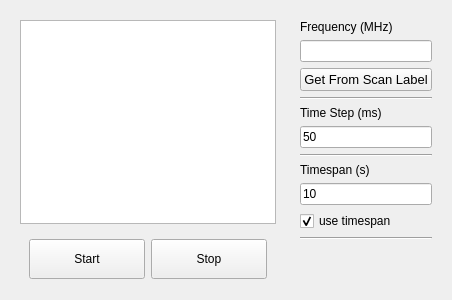
      <widget class="QWidget" name="tab_Monitor">
       <attribute name="title">
        <string>Monitor</string>
       </attribute>
       <attribute name="toolTip">
        <string>&lt;html&gt;&lt;head/&gt;&lt;body&gt;&lt;p&gt;&lt;span style=&quot; font-weight:600;&quot;&gt;CASAC GUI - Monitor&lt;/span&gt;&lt;/p&gt;&lt;p&gt;&lt;span style=&quot; font-style:italic;&quot;&gt;Usage&lt;/span&gt;:&lt;br/&gt;Serves a secondary feature of the scan: continuously monitor the reading from the&lt;br/&gt;detector.&lt;/p&gt;&lt;p&gt;If a frequency is specified, it switches the radiation source; if it's empty, it won't&lt;br/&gt;change anything, so that you may monitor wherever you left off during the scan.&lt;/p&gt;&lt;p&gt;It monitors the detector (actually, the lockin reading) continuously, but sampling&lt;br/&gt;at a rate specified by the time step. In principle, this can be very fast, because&lt;br/&gt;the synthesizer doesn't have to switch.&lt;/p&gt;&lt;p&gt;The timespan entry is only relevant if you use the checkbox to track the latest&lt;br/&gt;values.&lt;/p&gt;&lt;p&gt;&lt;span style=&quot; font-style:italic;&quot;&gt;Keyboard Shortcuts&lt;/span&gt;:&lt;br/&gt;Escape - Exit the GUI&lt;br/&gt;Ctrl+PgDwn / Ctrl+Tab - Next tab&lt;br/&gt;Ctrl+PgUp / Ctrl+Shift+Tab - Previous tab&lt;br/&gt;Spacebar - Pause/continue the scan&lt;/p&gt;&lt;p&gt;&lt;span style=&quot; font-style:italic;&quot;&gt;Mouse Shortcuts&lt;/span&gt;:&lt;br/&gt;LeftClick+Drag - Pan the plot&lt;br/&gt;RightClick - View plot menu&lt;br/&gt;RightClick+Drag - Zoom the plot&lt;/p&gt;&lt;/body&gt;&lt;/html&gt;</string>
       </attribute>
       <layout class="QHBoxLayout" name="horizontalLayout_10">
        <item>
         <widget class="QFrame" name="frame_MonitorPlotArea">
          <layout class="QVBoxLayout" name="verticalLayout_21">
           <item>
            <widget class="TimePlotWidget" name="MonitorPlotFigure"/>
           </item>
           <item>
            <widget class="QFrame" name="frame_MonPlotButtons">
             <property name="maximumSize">
              <size>
               <width>16777215</width>
               <height>50</height>
              </size>
             </property>
             <layout class="QGridLayout" name="gridLayout_3">
              <item row="0" column="0">
               <widget class="QPushButton" name="btn_MonStart">
                <property name="minimumSize">
                 <size>
                  <width>0</width>
                  <height>40</height>
                 </size>
                </property>
                <property name="text">
                 <string>Start</string>
                </property>
               </widget>
              </item>
              <item row="0" column="1">
               <widget class="QPushButton" name="btn_MonStop">
                <property name="minimumSize">
                 <size>
                  <width>0</width>
                  <height>40</height>
                 </size>
                </property>
                <property name="text">
                 <string>Stop</string>
                </property>
               </widget>
              </item>
             </layout>
            </widget>
           </item>
          </layout>
         </widget>
        </item>
        <item>
         <widget class="QFrame" name="frame_MonControls">
          <property name="minimumSize">
           <size>
            <width>120</width>
            <height>0</height>
           </size>
          </property>
          <property name="maximumSize">
           <size>
            <width>150</width>
            <height>16777215</height>
           </size>
          </property>
          <layout class="QVBoxLayout" name="verticalLayout_19">
           <item>
            <widget class="QLabel" name="label_MonFreq">
             <property name="text">
              <string>Frequency (MHz)</string>
             </property>
            </widget>
           </item>
           <item>
            <widget class="ScrollableText" name="txt_MonFreq"/>
           </item>
           <item>
            <widget class="QPushButton" name="btn_MonFreqFromLabel">
             <property name="font">
              <font>
               <pointsize>10</pointsize>
              </font>
             </property>
             <property name="text">
              <string>Get From Scan Label</string>
             </property>
            </widget>
           </item>
           <item>
            <widget class="Line" name="line_5">
             <property name="orientation">
              <enum>Qt::Horizontal</enum>
             </property>
            </widget>
           </item>
           <item>
            <widget class="QLabel" name="label_MonTimestep">
             <property name="text">
              <string>Time Step (ms)</string>
             </property>
            </widget>
           </item>
           <item>
            <widget class="QLineEdit" name="txt_MonTimestep">
             <property name="text">
              <string>50</string>
             </property>
            </widget>
           </item>
           <item>
            <widget class="Line" name="line_7">
             <property name="orientation">
              <enum>Qt::Horizontal</enum>
             </property>
            </widget>
           </item>
           <item>
            <widget class="QLabel" name="label_MonTimespan">
             <property name="text">
              <string>Timespan (s)</string>
             </property>
            </widget>
           </item>
           <item>
            <widget class="QLineEdit" name="txt_MonTimespan">
             <property name="text">
              <string>10</string>
             </property>
            </widget>
           </item>
           <item>
            <widget class="QCheckBox" name="check_useMonTimespan">
             <property name="text">
              <string>use timespan</string>
             </property>
             <property name="checked">
              <bool>true</bool>
             </property>
            </widget>
           </item>
           <item>
            <widget class="Line" name="line_6">
             <property name="orientation">
              <enum>Qt::Horizontal</enum>
             </property>
            </widget>
           </item>
           <item>
            <spacer name="verticalSpacer_10">
             <property name="orientation">
              <enum>Qt::Vertical</enum>
             </property>
             <property name="sizeHint" stdset="0">
              <size>
               <width>20</width>
               <height>40</height>
              </size>
             </property>
            </spacer>
           </item>
          </layout>
         </widget>
        </item>
       </layout>
      </widget>
